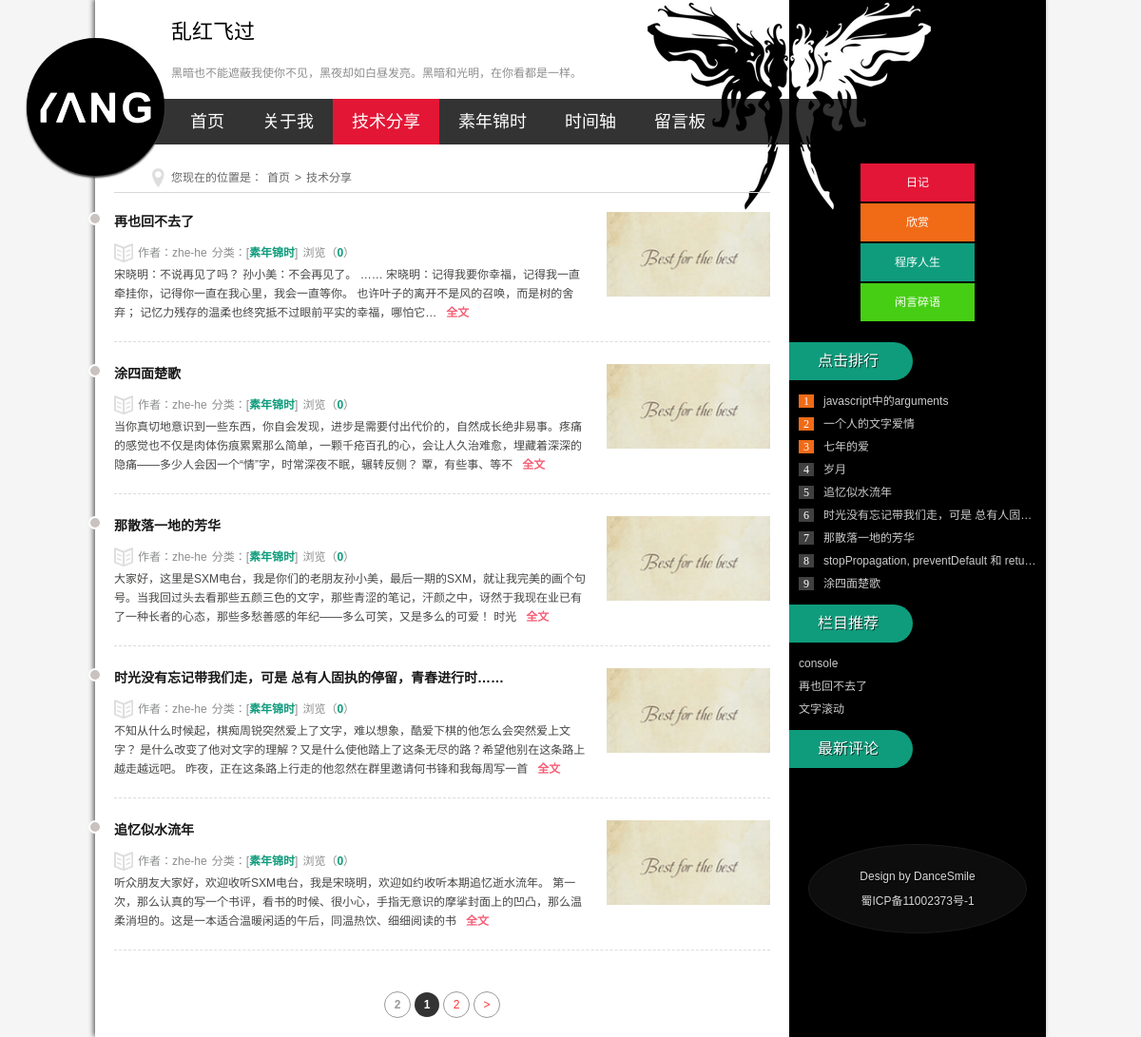
/share.php, run on the app's committed database.
### tables this page shows
CREATE TABLE IF NOT EXISTS `node` (
  `id` int(11) NOT NULL AUTO_INCREMENT COMMENT 'id',
  `title` varchar(100) NOT NULL COMMENT '标题',
  `content` varchar(10000) NOT NULL COMMENT '内容',
  `type` varchar(20) NOT NULL DEFAULT '素年锦时' COMMENT '类型',
  `time` datetime NOT NULL COMMENT '上传时间',
  `img_src` varchar(100) NOT NULL DEFAULT 'images\\/node\\/default.jpg' COMMENT '图片地址',
  `reada` int(11) NOT NULL DEFAULT '0' COMMENT '阅读数',
  PRIMARY KEY (`id`)
);

### includes/common.inc.php (called while the page is built, shortened)
<?php
require ROOT_PATH.'/includes/global.func.php';
$db_node = 'node';
?>

### share.php (the view, shortened to what this page needs)
<?php
require dirname(__FILE__).'/includes/common.inc.php';
require ROOT_PATH.'/includes/title.inc.php';
$page_html = _page_sql($db_node,'素年锦时','share.php');
?>
<body>
<div class="ibody">
  <header>
  <?php require ROOT_PATH.'/includes/header.inc.php'; ?>
  </header>
  <article>
    <h2 class="about_h">您现在的位置是：<a href="/">首页</a>><a href="share.php">技术分享</a></h2>
    <div class="bloglist">
      <?php
        $str = '';
        for ($i=0; $i < count($pageDataArr); $i++) {
          $href = 'new.php?id='.$pageDataArr[$i]['id'];
          $content = mb_substr(stripslashes($pageDataArr[$i]['content']),0,120,'utf-8');
          $str .= '<div class="newblog">
            <ul>
              <h3><a href="'.$href.'">'.$pageDataArr[$i]['title'].'</a></h3>
              <div class="autor"><span>作者：zhe-he</span><span>分类：[<a href="'.$href.'">'.$pageDataArr[$i]['type'].'</a>]</span><span>浏览（<a href="'.$href.'">'.$pageDataArr[$i]['reada'].'</a>）</span></div>
              <p>'.$content.'<a href="'.$href.'" target="_blank" class="readmore">全文</a></p>
            </ul>
            <figure><img src="'.stripslashes($pageDataArr[$i]['img_src']).'" ></figure>
            <div class="dateview">'.date('Y-m-d',strtotime($pageDataArr[$i]['time'])).'</div>
          </div>';
        }
        echo $str;
      ?>
    </div>
    <?php echo $page_html; ?>
  </article>
  <aside>
      <?php include ROOT_PATH.'/includes/rightmenu.inc.php'; ?>
  </aside>
</div>
</body>
</html>

### includes/rightmenu.inc.php (shortened to what this page needs)
<?php
$hotDataArr = _find_sql("SELECT * FROM $db_node ORDER BY reada DESC LIMIT 9");
$toDateArr = _find_sql("SELECT * FROM $db_node ORDER BY time DESC LIMIT 3");
?>
<div class="rnav">
      <li class="rnav1"><a href="newlist.php">日记</a></li>
      <li class="rnav2"><a href="messBoard.php">欣赏</a></li>
      <li class="rnav3"><a href="share.php">程序人生</a></li>
      <li class="rnav4"><a href="timeAxis.php">闲言碎语</a></li>
</div>
<div class="ph_news">
  <h2>
    <p>点击排行</p>
  </h2>
  <ul class="ph_n">
    <?php
      $str = '';
      for ($i=0; $i < count($hotDataArr); $i++) {
        if ($i<3) {
          $str .= '<li><span class="num'.($i+1).'">'.($i+1).'</span><a href="new.php?id='.$hotDataArr[$i]['id'].'">'.$hotDataArr[$i]['title'].'</a></li>';
        }else{
          $str .= '<li><span>'.($i+1).'</span><a href="new.php?id='.$hotDataArr[$i]['id'].'">'.$hotDataArr[$i]['title'].'</a></li>';
        }
      }
      echo $str;
    ?>
  </ul>
  <h2>
    <p>栏目推荐</p>
  </h2>
  <ul>
    <?php
      $str = '';
      for ($i=0; $i < count($toDateArr); $i++) {
        $str .= '<li><a href="new.php?id='.$toDateArr[$i]['id'].'">'.$toDateArr[$i]['title'].'</a></li>';
      }
      echo $str;
    ?>
  </ul>
  <h2>
      <p>最新评论</p>
  </h2>
  <div class="newDS">
  </div>
</div>
<div class="copyright">
  <ul>
    <p> Design by <a href="javascript:;">DanceSmile</a></p>
    <p>蜀ICP备11002373号-1</p>
  </ul>
</div>

### css/base.css (style rules this page uses)
* { margin: 0; padding: 0 }
body { font: 12px "宋体", Arial, Helvetica, sans-serif; background: #f5f5f5 }
img { border: 0; display: block }
ul { list-style: none; }
h1, h2, h3, h4, h5, h6 { font-size: 100%; font-weight: normal; }
a { outline: none; }
a:link, a:visited { text-decoration: none; }
.ibody { background: url(../images/bg.png) repeat-y; width: 1000px; margin: auto; box-shadow: -2px -1px 5px #666; }
header { position: relative; background: url(../images/ibodybg.png) top right no-repeat }
article { width: 73%; float: left; background: url(../images/ibodybg.png) 560px -147px no-repeat; }
aside { width: 27%; background: url(../images/ibodybg.png) -170px -147px no-repeat #000; float: right; }
.copyright { background: #0d0d0d; border-radius: 50%; text-align: center; color: #d8d8d8; padding: 20px; margin: 60px 20px 0 20px; border: #1b1a1a 1px solid; }
.copyright p { line-height: 26px; text-shadow: #000 1px 1px 1px }
.copyright p a { color: #d8d8d8; }

### css/style.css (style rules this page uses)
.about_h { font-size: 12px; color: #666; line-height: 30px; height: 30px; border-bottom: #d7d7d7 1px solid; padding-left: 60px; margin: 20px; background: url(../images/5849.png) 40px 5px no-repeat; }
.about_h a { color: #666; margin: 0 5px; }
.newblog { margin: 0 20px 20px 20px; border-bottom: #dcdcdc 1px dashed; position: relative; clear: both; display: inline-block; padding-bottom: 20px; }
.newblog h3 { font-size: 14px; font-weight: bold; margin-bottom: 10px }
.newblog h3 a { color: #181818; }
.newblog ul { float: left; line-height: 20px; width: 72%; color: #474645; }
.newblog::before { content: ""; width: 10px; height: 10px; border-radius: 50%; position: absolute; background: #cac1c1; border: 2px solid #fff; left: -27px; -webkit-transition: all 1s; -moz-transition: all 1s; -o-transition: all 1s; transition: all 1s; }
.dateview { position: absolute; left: -125px; top: 0px; z-index: 1; color: #F5F5F5; }
.newblog::after { content: ""; width: 121px; height: 29px; position: absolute; left: -148px; top: -9px; z-index: 0; background: #474645 url(../images/ti.png) no-repeat; opacity: 0; -webkit-transition: all 1s; -moz-transition: all 1s; -o-transition: all 1s; transition: all 1s; }
.newblog figure { float: right; width: 25%; overflow: hidden; }
.newblog figure img { width: 100%; margin: auto; -moz-transition: all 0.5s; -webkit-transition: all 0.5s; -o-transition: all 0.5s; transition: all 0.5s; }
a.readmore { color: #f55f77; margin-left: 10px; font-weight: bold }
.autor { color: #8c8d8d; line-height: 26px; background: url(../images/5794.png) no-repeat left; padding-left: 25px }
.autor a { color: #0f9c7c; font-weight: bold }
.autor span { margin: 0 5px 0 0; }
.rnav { width: 120px; margin: 20px auto; overflow: hidden; }
.rnav li { width: 120px; text-align: center; display: inline-block; margin-bottom: 2px; height: 40px; line-height: 40px }
.rnav li a { color: #FFF; display: block; -webkit-transition: all 1s; -moz-transition: all 1s; -o-transition: all 1s; transition: all 1s }
.rnav1 { background: #e41637 }
.rnav2 { background: #f16b17 }
.rnav3 { background: #0f9c7c }
.rnav4 { background: #46ce14 }
.ph_news h2 { font-size: 16px; font-family: "Microsoft Yahei", Arial, Helvetica, sans-serif; color: #FFF; }
.ph_news h2 p { height: 40px; line-height: 40px; width: 100px; padding: 0 0 0 30px; border-radius: 0 20px 20px 0; text-shadow: rgba(0,0,0,.65) 1px 1px; background: #0f9c7c }
.ph_news ul { margin: 10px }
.ph_news li { white-space: nowrap; text-overflow: ellipsis; overflow: hidden; width: 100%; color: #cdcbcb; line-height: 24px; height: 24px; }
.ph_news li a { color: #cdcbcb; }
.ph_news .newDS { padding-top: 20px; overflow: hidden; }
.ph_n li span { margin-right: 10px; font-family: "΢���ź�"; color: #FFF; background: #404040; padding: 0 5px }
.ph_n li span.num1, .ph_n li span.num2, .ph_n li span.num3 { background: #f16b17 }

### data on the page
node: title "再也回不去了", type "素年锦时", reada "0", content "宋晓明：不说再见了吗？ 孙小美：不会再见了。 …… 宋晓明：记得我要你幸福，记得我一直牵挂你，记得你一直在我心里，我会一直等你。 也许叶子的离开不是风的召唤，而是树的舍弃； 记忆力残存的温柔也终究抵不过眼前平实的幸福，哪怕它…", img_src (placeholder picture)
node: title "涂四面楚歌", type "素年锦时", reada "0", content "当你真切地意识到一些东西，你自会发现，进步是需要付出代价的，自然成长绝非易事。疼痛的感觉也不仅是肉体伤痕累累那么简单，一颗千疮百孔的心，会让人久治难愈，埋藏着深深的隐痛——多少人会因一个“情”字，时常深夜不眠，辗转反侧？ 覃，有些事、等不", img_src (placeholder picture)
node: title "那散落一地的芳华", type "素年锦时", reada "0", content "大家好，这里是SXM电台，我是你们的老朋友孙小美，最后一期的SXM，就让我完美的画个句号。当我回过头去看那些五颜三色的文字，那些青涩的笔记，汗颜之中，讶然于我现在业已有了一种长者的心态，那些多愁善感的年纪——多么可笑，又是多么的可爱！ 时光", img_src (placeholder picture)
node: title "时光没有忘记带我们走，可是 总有人固执的停留，青春进行时……", type "素年锦时", reada "0", content "不知从什么时候起，棋痴周锐突然爱上了文字，难以想象，酷爱下棋的他怎么会突然爱上文字？ 是什么改变了他对文字的理解？又是什么使他踏上了这条无尽的路？希望他别在这条路上越走越远吧。 昨夜，正在这条路上行走的他忽然在群里邀请何书锋和我每周写一首", img_src (placeholder picture), title "时光没有忘记带我们走，可是 总有人固…"
node: title "追忆似水流年", type "素年锦时", reada "0", content "听众朋友大家好，欢迎收听SXM电台，我是宋晓明，欢迎如约收听本期追忆逝水流年。 第一次，那么认真的写一个书评，看书的时候、很小心，手指无意识的摩挲封面上的凹凸，那么温柔消坦的。这是一本适合温暖闲适的午后，同温热饮、细细阅读的书", img_src (placeholder picture)
node: title "javascript中的arguments"
node: title "一个人的文字爱情"
node: title "七年的爱"
node: title "岁月"
node: title "stopPropagation, preventDefault 和 retu…"
node: title "console"
node: title "文字滚动"

### other printed values
$count "2"
